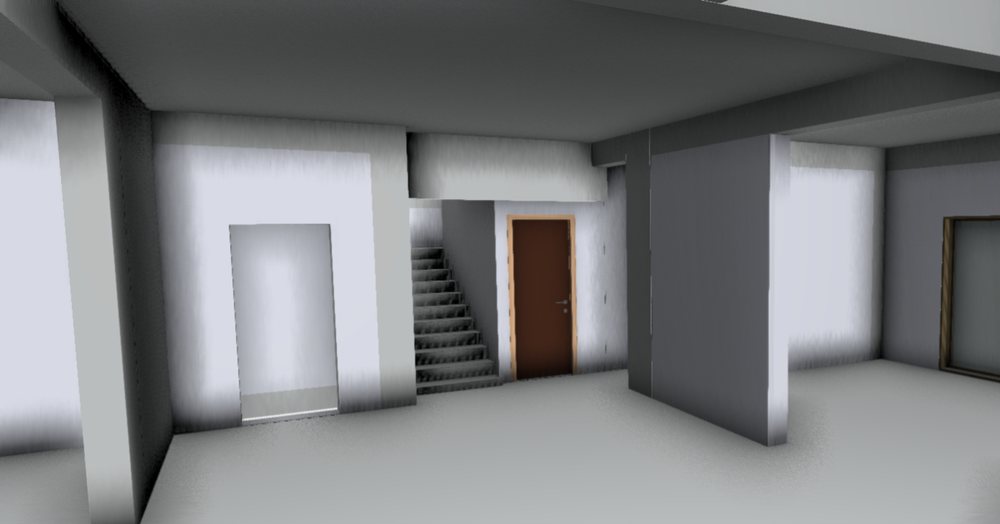
#> input picture BIM.png, 1000 x 524 px, shrunk from 1390 x 729 before the run
$ python boundary.py
#> lines starting #> are read from the running program, lines starting #| are printed output that depends on the picture
import cv2
import numpy as np
import json

def detect_boundary(img):
    """Detects the boundary of an image and its line segments.

    Args:
        img_path (str): Path to the input image.

    Returns:
        tuple: A tuple containing the boundary image and line segments image.
    """
#> called with img = 'BIM.png'
    image = cv2.imread(img)
#> image is the input picture: shape (524, 1000, 3); mean B, G, R 126, 123.9, 122.8
    gray = cv2.cvtColor(image,cv2.COLOR_BGR2GRAY)
    blur = cv2.GaussianBlur(gray,(3,3),0)
    kernel = np.ones((3,3),np.uint8)

    closing = cv2.morphologyEx(blur,cv2.MORPH_CLOSE,kernel)

    kernel = cv2.getStructuringElement(cv2.MORPH_RECT,(7,7))
    erosion = cv2.erode(closing,kernel,iterations = 1)
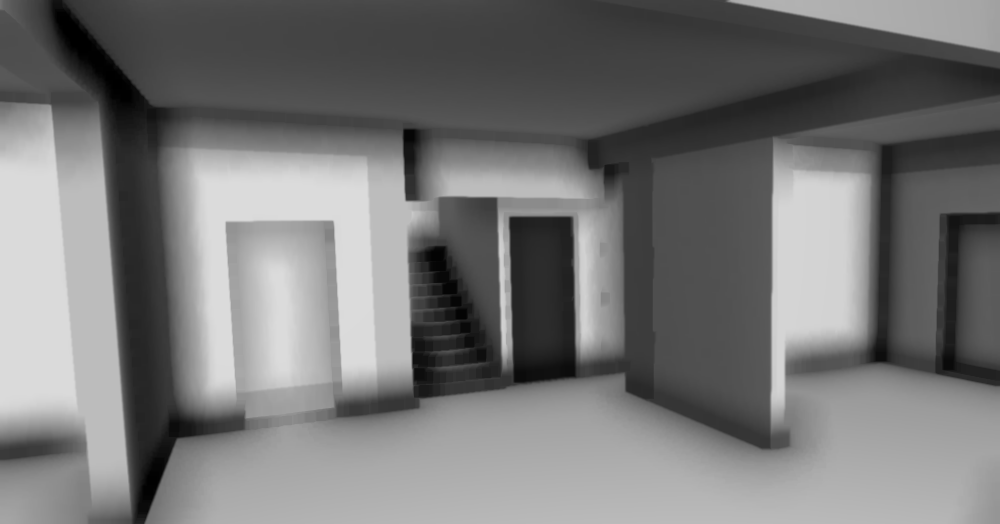
#> erosion: shape (524, 1000); min 0, max 219, mean 117.9

    boundary_img = closing - erosion
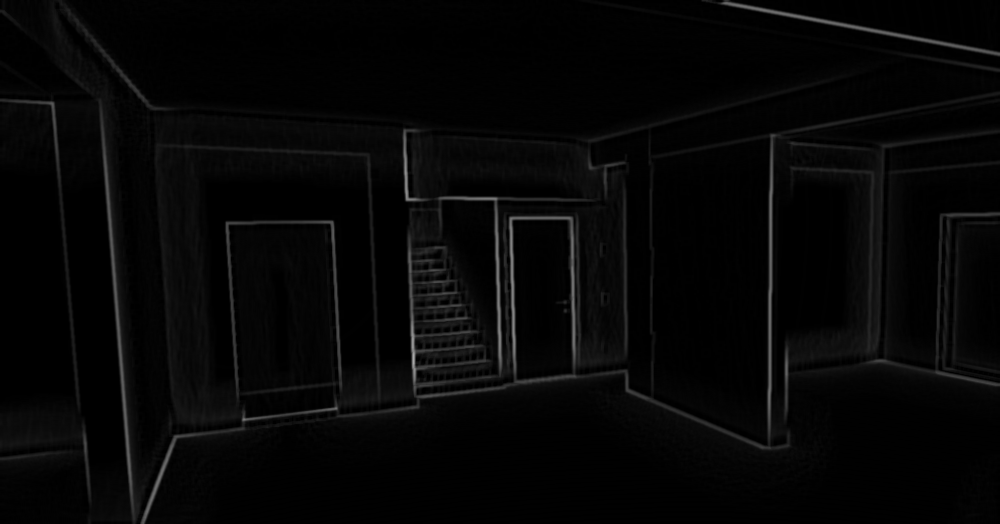
#> boundary_img: shape (524, 1000); min 0, max 169, mean 6.1
    # cv2.imshow("Original Image", image)
    # cv2.imshow("boundary_img", boundary_img)

    # Detect line segments using LSD
    lsd = cv2.createLineSegmentDetector(0)
    lines = lsd.detect(gray)[0]
#> lines = 171 rows, first 6: [415.4, 385.6, 409.6, 229.4], [407.8, 196.8, 405.2, 126.9], [516, 378.1, 511.7, 219.3], [429.4, 198.7, 594.4, 201.3], [493.8, 201.9, 498.5, 375.6], [431.9, 197.7, 408.1, 197.8]

     # Draw the detected lines
    lines_img = np.zeros_like(image)
    for line in lines:
        x1, y1, x2, y2 = map(int, line[0])  # Convert from float to int
        cv2.line(lines_img, (x1, y1), (x2, y2), (0, 0, 255), 2)
#> this loop made 171 passes
#> (line, x1, y1, x2, y2) on passes 1 to 3: ([[415.4, 385.6, 409.6, 229.4]], 415, 385, 409, 229), ([[407.8, 196.8, 405.2, 126.9]], 407, 196, 405, 126), ([[516, 378.1, 511.7, 219.3]], 515, 378, 511, 219)
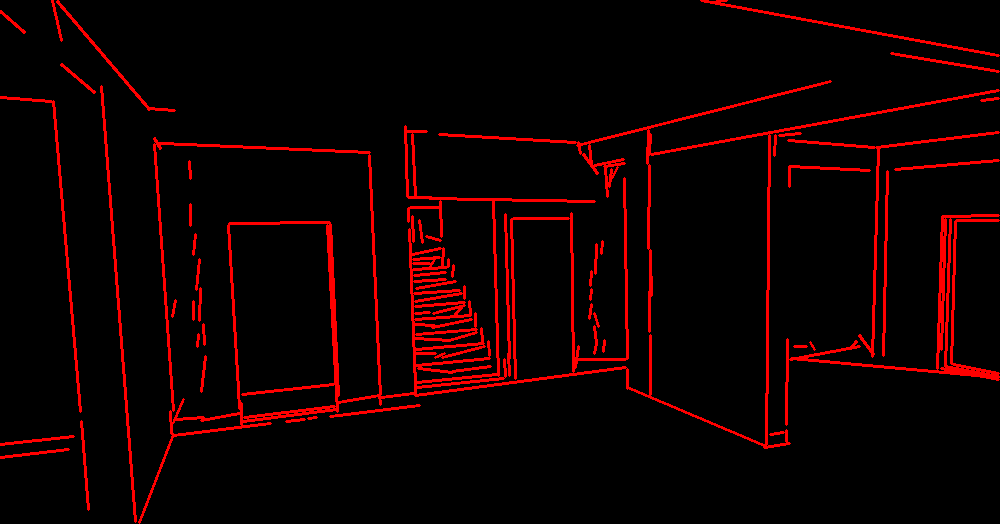
#> lines_img: shape (524, 1000, 3); mean of channels 0, 1, 2 0, 0, 16.2; drawn as B, G, R

    # Store line segments in a JSON file
    line_list = []
    for line in lines:
        x1, y1, x2, y2 = map(int, line[0])
        line_dict = {"x1": x1, "y1": y1, "x2": x2, "y2": y2}
        line_list.append(line_dict)
#> after the loop, line_list = 171 items

    with open('BIM.json', 'w') as f:
        json.dump(line_list, f)

    return boundary_img, lines_img


def draw_lines_from_json(json_file, img):
    """Draws line segments on an image from a JSON file.

    Args:
        json_file (str): Path to the JSON file containing line segments.
        img (numpy.ndarray): Input image on which the line segments will be drawn.

    Returns:
        numpy.ndarray: Image with line segments drawn.
    """
#> called with json_file = 'BIM.json'
    with open(json_file) as f:
        lines = json.load(f)

    lines_img = np.zeros_like(img)
    for item in lines:
        x1 = item['x1']
        y1 = item['y1']
        x2 = item['x2']
        y2 = item['y2']
        cv2.line(lines_img, (int(x1), int(y1)), (int(x2), int(y2)), (0, 0, 255), 2)

    return lines_img


if __name__=="__main__":
    image = "BIM.png"
    boundary_img, lines_img = detect_boundary(image)
    img = cv2.imread(image)
    cv2.imshow('Original Image', img)
    cv2.imshow('Boundary Image', boundary_img)
    cv2.imshow('Detected Lines using LSD', lines_img)
    cv2.waitKey(0)
    cv2.destroyAllWindows()

    lines_json = 'BIM.json'
    img = cv2.imread(image)
    lines_img = draw_lines_from_json(lines_json, img)
    cv2.imshow('Original Image', img)
    cv2.imshow('Detected Lines From Json', lines_img)
    cv2.waitKey(0)
    cv2.destroyAllWindows()

$ run again, with Camera.png copied over BIM.png
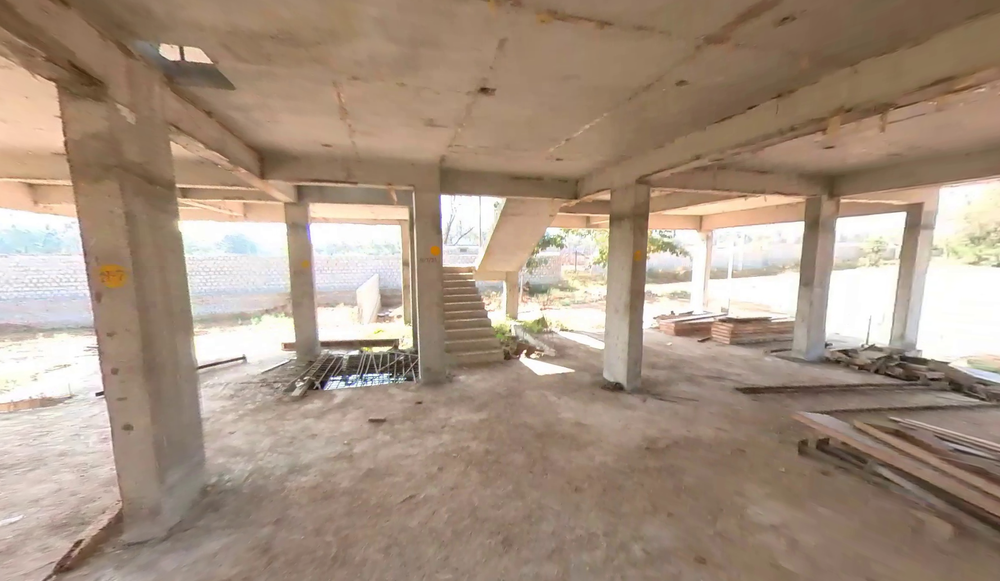
#> input picture Camera.png, 1000 x 581 px, shrunk from 1778 x 1033 before the run
#> in detect_boundary, image is the input picture: shape (581, 1000, 3); mean B, G, R 129.2, 146.6, 166.6
#> in detect_boundary, `boundary_img = closing - erosion`:
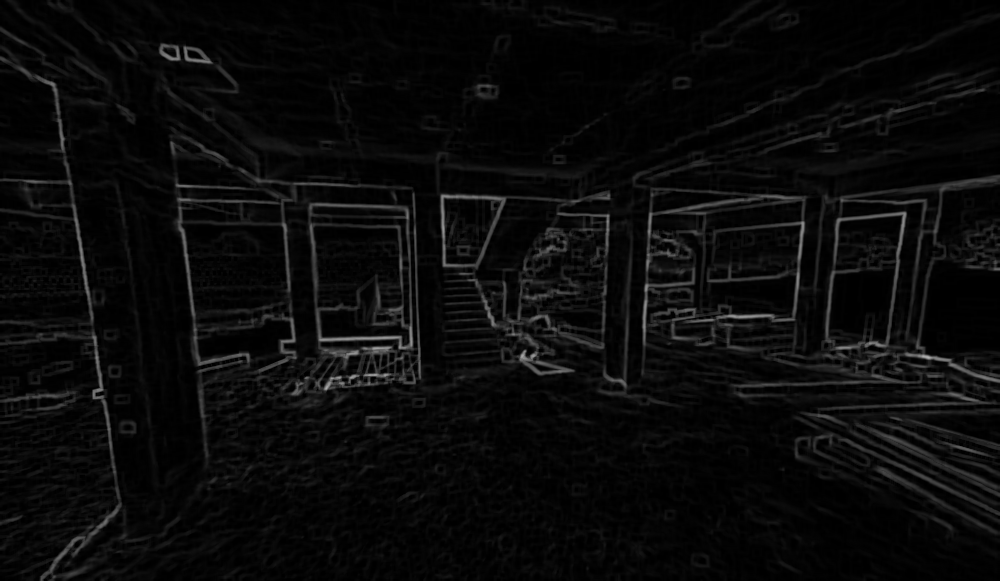
#> boundary_img: shape (581, 1000); min 0, max 179, mean 10
#> lines = 847 rows, first 6: [376.9, 372.8, 364.3, 373.4], [95.68, 392.1, 103.1, 390.6], [900.6, 354.9, 952.8, 361.9], [355.7, 373.3, 348.2, 375.8], [341, 375, 330.6, 376.9], [346.9, 354.3, 359.4, 354.9]
#> the loop in detect_boundary, `for line in lines:` made 847 passes
#> (line, x1, y1, x2, y2) on passes 1 to 3: ([[376.9, 372.8, 364.3, 373.4]], 376, 372, 364, 373), ([[95.68, 392.1, 103.1, 390.6]], 95, 392, 103, 390), ([[900.6, 354.9, 952.8, 361.9]], 900, 354, 952, 361)
#> after the loop in detect_boundary, `for line in lines:`:
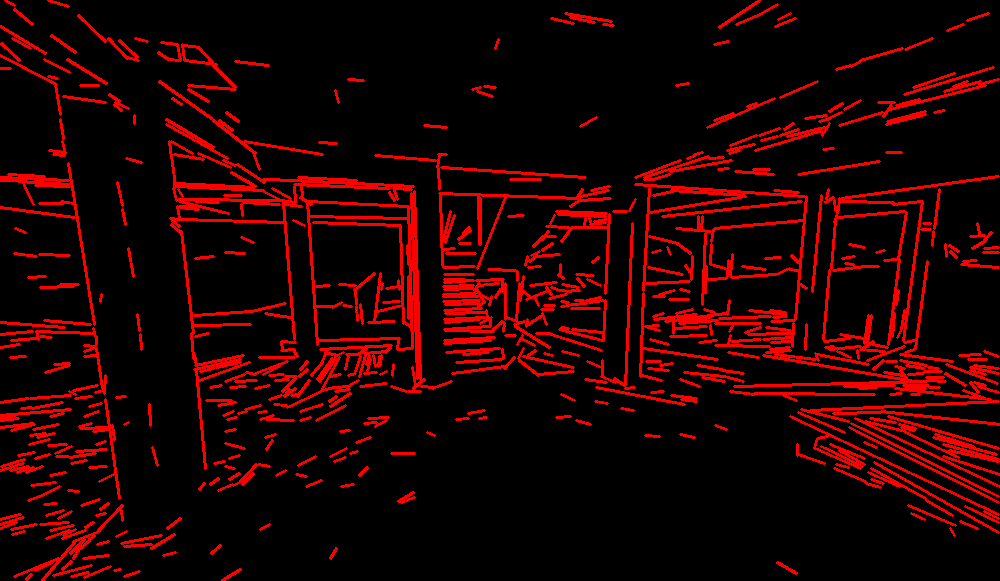
#> lines_img: shape (581, 1000, 3); mean of channels 0, 1, 2 0, 0, 31.3; drawn as B, G, R
#> after the loop in detect_boundary, `for line in lines:`: line_list = 847 items
